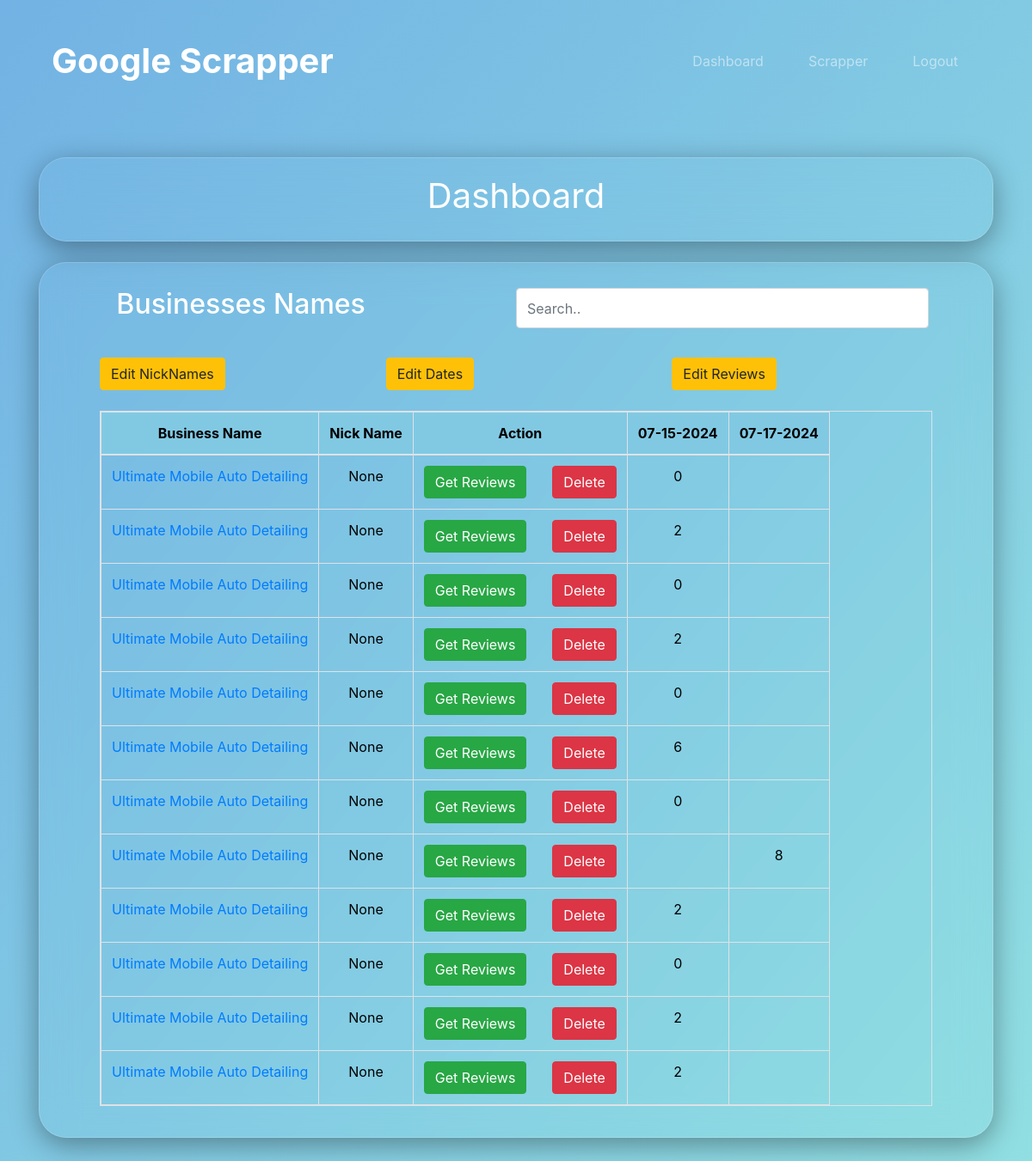
Screenshot of /home (signed in) with the database file from the repository.
### market/models.py (models this page shows)
class ScrapeData(db.Model):
    from datetime import datetime
    import pytz
    new_york_date = datetime.now(pytz.timezone('America/New_York')).date()
    id = db.Column(db.Integer(), primary_key=True)
    BusinessName = db.Column(db.String())
    NickName = db.Column(db.String())
    URL = db.Column(db.String(), nullable = False)
    Date = db.Column(db.Date(), nullable = False, default = new_york_date)
    ReviewsCount = db.Column(db.Integer(), default = 0)

### market/routes.py (the view, shortened to what this page needs)
@app.route('/', methods = ['GET', 'POST'])
@app.route('/home', methods = ['GET', 'POST'])
@login_required
def home_page():
    from datetime import datetime
    import pytz
    new_york_date = datetime.now(pytz.timezone('America/New_York')).date()
    import datetime
    if request.method == 'GET':
        print(new_york_date)
        items = ScrapeData.query.all()
        urlOfBusinesses = set(result.URL for result in items)
        dates = sorted(set(result.Date for result in items))
        review_count_dict = {business: [''] * len(dates) for business in urlOfBusinesses}
        for item in items:
            urls = item.URL
            date_index = dates.index(item.Date)
            review_count_dict[urls][date_index] = item.ReviewsCount
        cols = ScrapeData.__table__.columns.keys()
        businesses_reviews_dates = {
        (ScrapeData.query.filter_by(URL = url).first().BusinessName,ScrapeData.query.filter_by(URL = url).first().URL, ScrapeData.query.filter_by(URL = url).first().NickName): zip(review_count_dict[url], dates) for url in urlOfBusinesses
        }
        return render_template('home.html', items = items, dates = dates, cols = cols, reviewList = review_count_dict, businesses_reviews_dates = businesses_reviews_dates)

### market/models.py (called while the page is built)
@login_manager.user_loader
def load_user(user_id):
    return User.query.get(int(user_id))

### market/templates/home.html (shortened to what this page needs)
{% extends 'base.html' %}
{% block content %}
<br><br>
<div class="container">
  <div class="glass" style="text-align: center; color: white;">
    <h1 class="display-6 font-weight-normal">Dashboard</h1>
  </div>
  <br>
<div class="glass">
<div style="color:white; background-color:transparent; margin-top: 0%;">
  <div>
      <form name="reviewForm" method="post">
      <div>
        <div class="row" style="padding: 1% 2%;">
          <h2 class = "col-6">Businesses Names</h2>
          <input class="form-control col-6" id="myInput" type="text" placeholder="Search..">
      </div>
      <br>
      <div class="row">
        <div class="col" id = "editNickNames">
          <button class="btn btn-warning" type="button" onclick="editNickNames()">Edit NickNames</button>
          </div>
        <div class="col" id = "editDates">
        <button class="btn btn-warning" type="button" onclick="editDates()">Edit Dates</button>
        </div>
        <div class="col" id = "editReviews">
          <button class="btn btn-warning" type="button" onclick="editReviews()">Edit Reviews</button>
        </div>
      </div>
      <br>
      <div class = "table-container">
        <table class = "table table-bordered table-hover table-transparent table-responsive" style="text-align: center; color: black;">
          <thead>
            <tr style="position: sticky; top: 0; background-color: #81c9e3;">
              <th>
                Business Name
              </th>
              <th>
                Nick Name
              </th>
              <th>
                Action
              </th>
              {% for date in dates %}
              <th>
                <div class="row">
                  <div class="col" data-original-date="{{ date }}">
                    {{ date.strftime('%m-%d-%Y') }}
                  </div>
                </div>
              </th>
              {% endfor %}
            </tr>
          </thead>
          <tbody id = "tables">
            {% for business, reviews_dates in businesses_reviews_dates.items() %}
            <tr>
              <td><a href="{{ business[1] }}" target="_blank">{{ business[0] }}</a></td>
              <td data-business="{{ business[1] }}">{{ business[2] }}</td>
              <td>
                <div class="row">
                  <div class="col">
                    <button type="submit" name = "business" class="btn btn-success" onclick="document.getElementById('actionType').value = 'getBusiness';" value="{{ business[1] }}">Get Reviews</button>
                  </div>
                  <div class="col"><button type="submit" name = "business" class="btn btn-danger" onclick="document.getElementById('actionType').value = 'delBusiness';" value="{{ business[1] }}">Delete</button></div>
                </div>
              </td>
              {% for review, date in reviews_dates %}
                <td data-business="{{ business[1] }}" data-date="{{ date }}">{{ review }}</td>
              {% endfor %}
            </tr>
            {% endfor %}
          </tbody>
        </table>
      </div>
  </div>
  </form>
</div>
</div>
</div>
{% endblock %}

### market/templates/base.html (shortened to what this page needs)
<!doctype html>
<html lang="en">
<head>
  <link rel="stylesheet" href="{{ url_for('static', filename='css/bootstrap.min.css') }}">
  <link rel="stylesheet" href="{{ url_for('static', filename='main.css')}}">
</head>
<body>
  <section id="title">
    <div class="container-fluid">
      <nav class="navbar navbar-expand-lg navbar-dark">
        <a class="navbar-brand" href="{{ url_for('home_page') }}">Google Scrapper</a>
        <div class="collapse navbar-collapse" id="navbarToggler">
          <ul class="navbar-nav ml-auto">
            {% if current_user.is_authenticated %}
            <li class="nav-item">
              <a class="nav-link" href="{{ url_for('home_page') }}">Dashboard</a>
            </li>
            <li class="nav-item">
              <a class="nav-link" href="{{url_for('form_page')}}">Scrapper</a>
            </li>
            <li class="nav-item">
              <a class="nav-link" href="{{ url_for('logout_page') }}">Logout</a>
            </li>
            {% else %}
            <li class="nav-item">
              <a class="nav-link" href="{{url_for('login_page')}}">Login</a>
            </li>
            {%endif%}
          </ul>
        </div>
      </nav>
    </div>
  </section>
  <div class = "mid-sec", style="flex: 1;">
  {% block content %}
  {% endblock %}
</div>
</body>
<br><br>
</html>

### market/static/main.css (style rules this page uses)
body { background: linear-gradient(to bottom right, #72b2e4, #92e1e2); color: black; min-height: 100vh; display:flex; flex-direction:column; }
.glass { background: linear-gradient(135deg, rba(255,255,255,0.1)x, rgba(255,255,255,0)); -webkit-backdrop-filter: blur(20px); backdrop-filter: blur(20px); box-shadow: 0 8px 32px 0 rgba(0,0,0,0.37); border: 1px solid rgba(255,255,255,0.18); border-radius: 32px; padding: 20px 70px 20px; }
.container-fluid { padding: 3% 5% 0%; }
.navbar { padding: 0 0 1.8rem; }
.navbar-brand { font-size: 2.5rem; font-weight: bold; }
.nav-item { padding: 0 18px; color: rgb(207, 207, 207); }

### rows the page displays
ScrapeData: strftime "07-15-2024", BusinessName "Ultimate Mobile Auto Detailing"
ScrapeData: strftime "07-17-2024", BusinessName "Ultimate Mobile Auto Detailing"
ScrapeData: BusinessName "Ultimate Mobile Auto Detailing"
ScrapeData: BusinessName "Ultimate Mobile Auto Detailing"
ScrapeData: BusinessName "Ultimate Mobile Auto Detailing"
ScrapeData: BusinessName "Ultimate Mobile Auto Detailing"
ScrapeData: BusinessName "Ultimate Mobile Auto Detailing"
ScrapeData: BusinessName "Ultimate Mobile Auto Detailing"
ScrapeData: BusinessName "Ultimate Mobile Auto Detailing"
ScrapeData: BusinessName "Ultimate Mobile Auto Detailing"
ScrapeData: BusinessName "Ultimate Mobile Auto Detailing"
ScrapeData: BusinessName "Ultimate Mobile Auto Detailing"

### other values shown
{{ business[2] }} "None" "None" "None" "None" "None" "None" "None" "None" "None" "None" "None" "None"
{{ review }} "0" "2" "0" "2" "0" "6" "0" "8" "2" "0" "2" "2"
